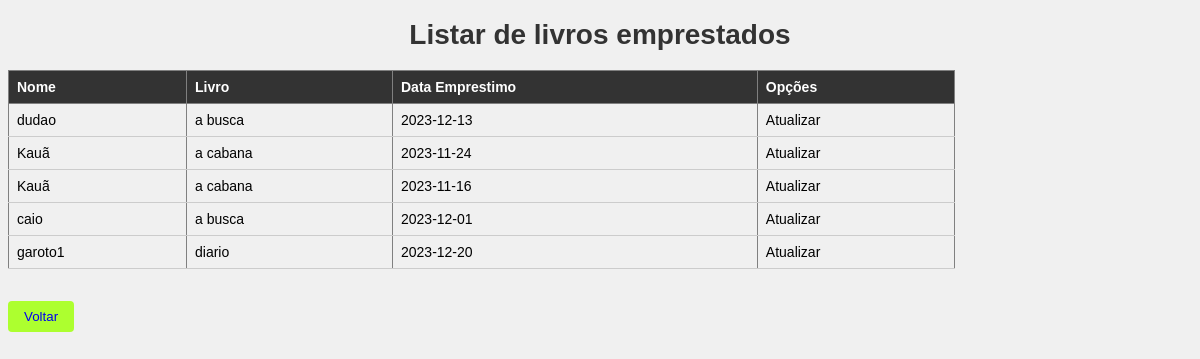
The app's page /src/listarreserva.php with its own data.
### tables this page shows
CREATE TABLE `reserva` (
  `id` int(11) NOT NULL,
  `nome` varchar(255) NOT NULL,
  `livro` varchar(255) NOT NULL,
  `data_emprestimo` date NOT NULL
);

### src/listarreserva.php (the view, shortened to what this page needs)
<?php include 'db.php'; ?>
<!DOCTYPE html>
<html>
    <head>
        <link rel="stylesheet" href= "listar.css">
</head>
<body class= "listar">
    <h1>Listar de livros emprestados </h1>
    <?php
    $stmt = $pdo->query ('SELECT * FROM reserva');
    $stmt->execute();
    $reservas = $stmt->fetchAll(PDO::FETCH_ASSOC);
    if (count ($reservas) == 0) {
        echo '<p> Nenhum livro foi reservado. </p>';
    } else {
        echo '<table border="1">';
        echo '<thead><tr><th>Nome</th><th>Livro</th><th>Data Emprestimo</th><th colspan="2">Opções</th></thead>';
        echo '<tbody>';
        foreach ($reservas as $reserva) {
            echo '<tr>';
            echo '<td>' . $reserva['nome'] . '</td>';
            echo '<td>' . $reserva['livro'] . '</td>';
            echo '<td>' . $reserva['data_emprestimo'] . '</td>';
            echo '<td><a style="color:black;" href="atualizarreserva.php?id=' . $reserva ['id'] . '">Atualizar </a></td>';
        }
        echo '</tbody>';
        echo '</table>';
    }
    ?>
<br><br>
    <button><a href="adm.php">Voltar</a></button>
    </body>
    </html>

### src/listar.css (style rules this page uses)
.listar { background-color: #f0f0f0; font-family: Arial, sans-serif; font-size: 14px; }
h1 { color: #333; text-align: center; }
table { width: 80%; border-collapse: collapse; }
th, td { padding: 8px; text-align: left; }
th { background-color: #333; color: white; }
td { border-bottom: 1px solid #ccc; }
a { text-decoration: none; }
button { background-color:greenyellow; color: white; border: none; padding: 8px 16px; border-radius: 4px; cursor: pointer; }

### records on screen
reserva: nome "dudao", livro "a busca", data_emprestimo "2023-12-13"
reserva: nome "Kauã", livro "a cabana", data_emprestimo "2023-11-24"
reserva: nome "Kauã", livro "a cabana", data_emprestimo "2023-11-16"
reserva: nome "caio", livro "a busca", data_emprestimo "2023-12-01"
reserva: nome "garoto1", livro "diario", data_emprestimo "2023-12-20"
